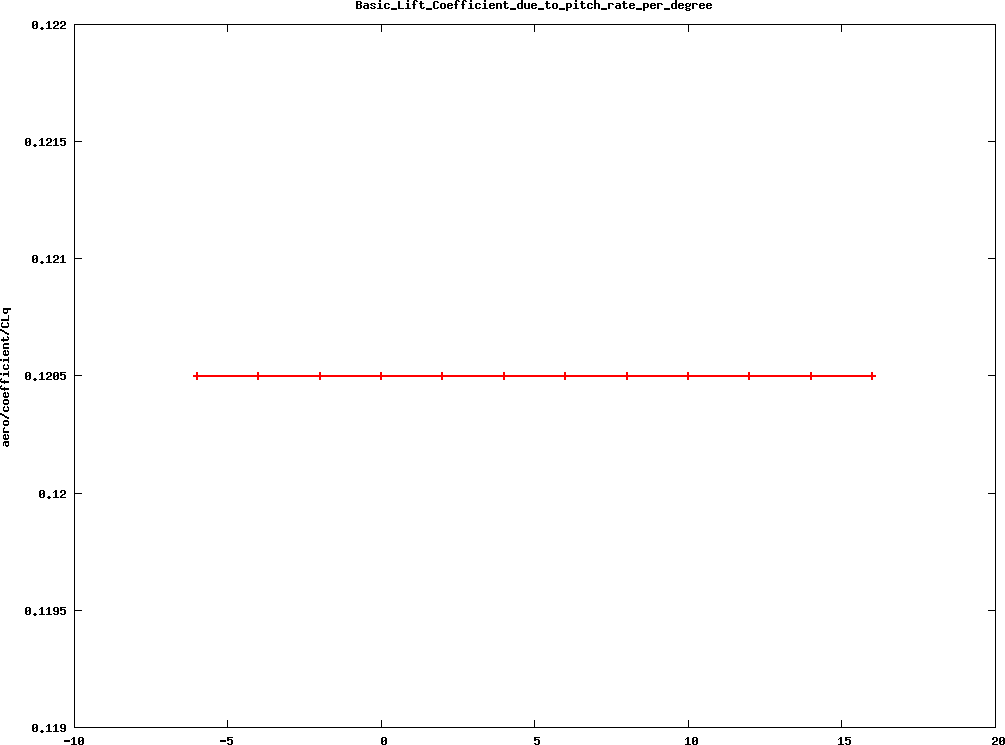

Generate this figure with gnuplot:
#! gnuplot 
set title "Basic_Lift_Coefficient_due_to_pitch_rate_per_degree"
set xlabel ""
set ylabel "aero/coefficient/CLq"
set term png medium size 1024,768 crop
unset key

set out 'Basic_Lift_Coefficient_due_to_pitch_rate_per_degree.png'
plot \
'Basic_Lift_Coefficient_due_to_pitch_rate_per_degree.dat' w linespoints lw 2
set out
set term png medium size 1024,768 crop
